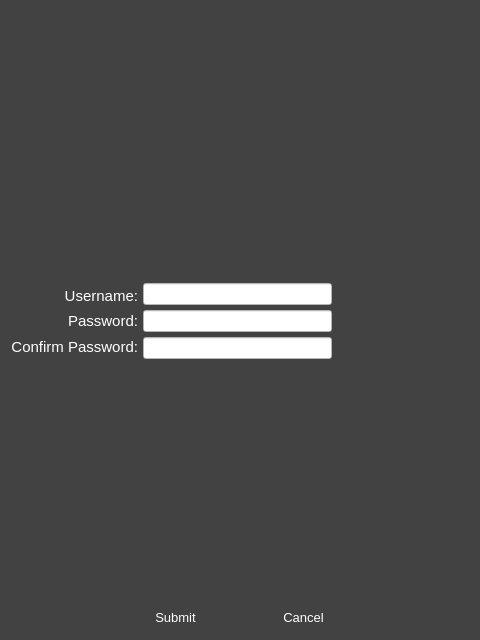
<?xml version="1.0" encoding="UTF-8"?>
<ui version="4.0">
 <class>ventilate_newuser</class>
 <widget class="QDialog" name="ventilate_newuser">
  <property name="geometry">
   <rect>
    <x>0</x>
    <y>0</y>
    <width>480</width>
    <height>640</height>
   </rect>
  </property>
  <property name="windowTitle">
   <string>New User Creation</string>
  </property>
  <property name="styleSheet">
   <string notr="true">color: rgb(255, 255, 255);
background-color: rgb(66, 66, 66);</string>
  </property>
  <layout class="QVBoxLayout" name="verticalLayout_2">
   <item>
    <widget class="QLabel" name="lblVentilateLogo">
     <property name="font">
      <font>
       <pointsize>48</pointsize>
      </font>
     </property>
     <property name="styleSheet">
      <string notr="true">image: url(:/WelcometoVentilate.svg);</string>
     </property>
     <property name="text">
      <string/>
     </property>
     <property name="scaledContents">
      <bool>true</bool>
     </property>
     <property name="alignment">
      <set>Qt::AlignCenter</set>
     </property>
     <property name="textInteractionFlags">
      <set>Qt::NoTextInteraction</set>
     </property>
    </widget>
   </item>
   <item>
    <spacer name="verticalSpacer">
     <property name="orientation">
      <enum>Qt::Vertical</enum>
     </property>
     <property name="sizeHint" stdset="0">
      <size>
       <width>458</width>
       <height>171</height>
      </size>
     </property>
    </spacer>
   </item>
   <item>
    <layout class="QHBoxLayout" name="hlForm">
     <property name="spacing">
      <number>5</number>
     </property>
     <property name="sizeConstraint">
      <enum>QLayout::SetFixedSize</enum>
     </property>
     <item>
      <layout class="QVBoxLayout" name="vlHeaders">
       <property name="sizeConstraint">
        <enum>QLayout::SetFixedSize</enum>
       </property>
       <property name="topMargin">
        <number>2</number>
       </property>
       <property name="bottomMargin">
        <number>2</number>
       </property>
       <item>
        <widget class="QLabel" name="lblUsername">
         <property name="font">
          <font>
           <pointsize>11</pointsize>
          </font>
         </property>
         <property name="text">
          <string>Username:</string>
         </property>
         <property name="alignment">
          <set>Qt::AlignRight|Qt::AlignTrailing|Qt::AlignVCenter</set>
         </property>
         <property name="textInteractionFlags">
          <set>Qt::NoTextInteraction</set>
         </property>
        </widget>
       </item>
       <item>
        <widget class="QLabel" name="lblPassword">
         <property name="font">
          <font>
           <pointsize>11</pointsize>
          </font>
         </property>
         <property name="text">
          <string>Password:</string>
         </property>
         <property name="alignment">
          <set>Qt::AlignRight|Qt::AlignTrailing|Qt::AlignVCenter</set>
         </property>
         <property name="textInteractionFlags">
          <set>Qt::NoTextInteraction</set>
         </property>
        </widget>
       </item>
       <item>
        <widget class="QLabel" name="lblConfirmPass">
         <property name="font">
          <font>
           <pointsize>11</pointsize>
          </font>
         </property>
         <property name="text">
          <string>Confirm Password:</string>
         </property>
         <property name="alignment">
          <set>Qt::AlignRight|Qt::AlignTrailing|Qt::AlignVCenter</set>
         </property>
         <property name="textInteractionFlags">
          <set>Qt::NoTextInteraction</set>
         </property>
        </widget>
       </item>
      </layout>
     </item>
     <item>
      <layout class="QVBoxLayout" name="vlLineEdits">
       <property name="spacing">
        <number>5</number>
       </property>
       <property name="sizeConstraint">
        <enum>QLayout::SetFixedSize</enum>
       </property>
       <item>
        <widget class="QLineEdit" name="lnedUsername">
         <property name="styleSheet">
          <string notr="true">color: rgb(0, 0, 0);
background-color: rgb(255, 255, 255);</string>
         </property>
         <property name="maxLength">
          <number>32</number>
         </property>
         <property name="clearButtonEnabled">
          <bool>true</bool>
         </property>
        </widget>
       </item>
       <item>
        <widget class="QLineEdit" name="lnedPassword">
         <property name="styleSheet">
          <string notr="true">color: rgb(0, 0, 0);
background-color: rgb(255, 255, 255);</string>
         </property>
         <property name="maxLength">
          <number>32</number>
         </property>
         <property name="echoMode">
          <enum>QLineEdit::Password</enum>
         </property>
         <property name="clearButtonEnabled">
          <bool>true</bool>
         </property>
        </widget>
       </item>
       <item>
        <widget class="QLineEdit" name="lnedConfirmPass">
         <property name="styleSheet">
          <string notr="true">color: rgb(0, 0, 0);
background-color: rgb(255, 255, 255);</string>
         </property>
         <property name="maxLength">
          <number>32</number>
         </property>
         <property name="echoMode">
          <enum>QLineEdit::Password</enum>
         </property>
         <property name="clearButtonEnabled">
          <bool>true</bool>
         </property>
        </widget>
       </item>
      </layout>
     </item>
     <item>
      <layout class="QVBoxLayout" name="vlContextMessages">
       <property name="spacing">
        <number>24</number>
       </property>
       <property name="topMargin">
        <number>3</number>
       </property>
       <property name="rightMargin">
        <number>10</number>
       </property>
       <item>
        <widget class="QLabel" name="lblUsernameDiag">
         <property name="minimumSize">
          <size>
           <width>122</width>
           <height>24</height>
          </size>
         </property>
         <property name="text">
          <string/>
         </property>
         <property name="scaledContents">
          <bool>false</bool>
         </property>
        </widget>
       </item>
       <item>
        <widget class="QLabel" name="lblPasswordMatch">
         <property name="minimumSize">
          <size>
           <width>122</width>
           <height>24</height>
          </size>
         </property>
         <property name="text">
          <string/>
         </property>
        </widget>
       </item>
      </layout>
     </item>
    </layout>
   </item>
   <item>
    <spacer name="verticalSpacer_2">
     <property name="orientation">
      <enum>Qt::Vertical</enum>
     </property>
     <property name="sizeHint" stdset="0">
      <size>
       <width>458</width>
       <height>241</height>
      </size>
     </property>
    </spacer>
   </item>
   <item>
    <layout class="QHBoxLayout" name="hlButtonControls">
     <property name="leftMargin">
      <number>80</number>
     </property>
     <property name="rightMargin">
      <number>80</number>
     </property>
     <item>
      <widget class="QPushButton" name="btnSubmit">
       <property name="minimumSize">
        <size>
         <width>75</width>
         <height>23</height>
        </size>
       </property>
       <property name="maximumSize">
        <size>
         <width>75</width>
         <height>23</height>
        </size>
       </property>
       <property name="baseSize">
        <size>
         <width>75</width>
         <height>23</height>
        </size>
       </property>
       <property name="font">
        <font>
         <pointsize>10</pointsize>
         <weight>50</weight>
         <bold>false</bold>
        </font>
       </property>
       <property name="text">
        <string>Submit</string>
       </property>
       <property name="autoDefault">
        <bool>false</bool>
       </property>
       <property name="flat">
        <bool>true</bool>
       </property>
      </widget>
     </item>
     <item>
      <widget class="QPushButton" name="btnCancel">
       <property name="minimumSize">
        <size>
         <width>75</width>
         <height>23</height>
        </size>
       </property>
       <property name="maximumSize">
        <size>
         <width>75</width>
         <height>23</height>
        </size>
       </property>
       <property name="baseSize">
        <size>
         <width>75</width>
         <height>23</height>
        </size>
       </property>
       <property name="font">
        <font>
         <pointsize>10</pointsize>
         <weight>50</weight>
         <bold>false</bold>
        </font>
       </property>
       <property name="text">
        <string>Cancel</string>
       </property>
       <property name="autoDefault">
        <bool>false</bool>
       </property>
       <property name="flat">
        <bool>true</bool>
       </property>
      </widget>
     </item>
    </layout>
   </item>
  </layout>
 </widget>
 <resources/>
 <connections/>
</ui>
